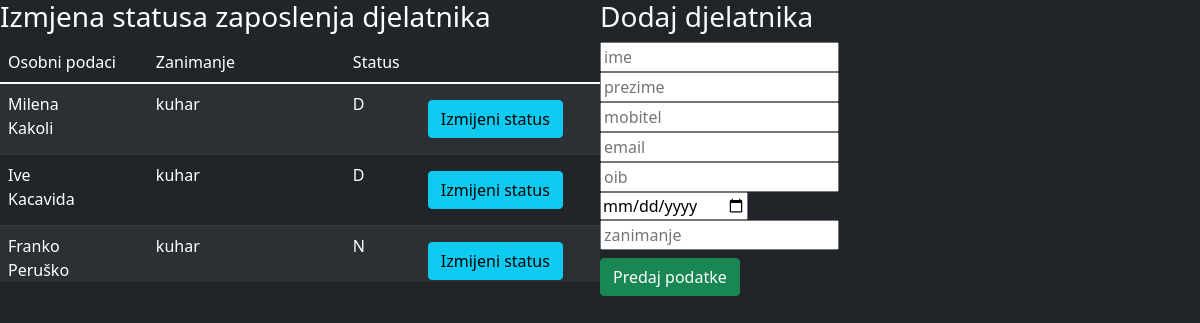
The app's page /webaplikacija/poslovodja/djelatnik/poslovodja_djelatnici.php with its own data.
### tables this page shows
CREATE TABLE djelatnik (
	id INTEGER PRIMARY KEY AUTO_INCREMENT,
    id_osoba INTEGER NOT NULL,
    oib CHAR(11) NOT NULL,
    datum_rodenja DATE NOT NULL,
    datum_zaposlenja DATETIME NOT NULL DEFAULT CURRENT_TIMESTAMP,
    id_zanimanje INTEGER NOT NULL,
    zaposlen CHAR(1) NOT NULL DEFAULT "D",
    CHECK (zaposlen IN("D", "N")),
    FOREIGN KEY (id_osoba) REFERENCES osoba (id),
    FOREIGN KEY (id_zanimanje) REFERENCES zanimanje (id),
    CONSTRAINT id_osoba_unique UNIQUE (id_osoba),
    CONSTRAINT oib_unique UNIQUE (oib)
);

CREATE TABLE osoba (
	id INTEGER PRIMARY KEY AUTO_INCREMENT,
    ime VARCHAR(50) NOT NULL,
    prezime VARCHAR(50) NOT NULL,
    broj_mob VARCHAR(10),
    email VARCHAR(30)
);

CREATE TABLE zanimanje (
	id INTEGER PRIMARY KEY AUTO_INCREMENT,
    naziv VARCHAR(50) NOT NULL,
    placa_hrk DECIMAL(10, 2) DEFAULT 3750.00,
    CHECK (placa_hrk >= 3750.00)
);

### webaplikacija/poslovodja/djelatnik/p_djelatnikad.php (the view, shortened to what this page needs)
<?php
        echo " <section  style='width:50%; float:left;'>
        <h3 style='color:#FFF;'>Izmjena statusa zaposlenja djelatnika</h3>
         <section  style='overflow-y:scroll; overflow-x:hidden;  height:240px;'>
        <table class='table table-dark table-striped'><thead>
        <tr>
            <td>Osobni podaci</td>
            <td>Zanimanje</td>
            <td>Status</td>
        </tr>
        </thead>
        <tbody style=''>";
        $djelatnici = mysqli_query($con, "SELECT djelatnik.id,osoba.ime,osoba.prezime,zanimanje.naziv,djelatnik.zaposlen FROM djelatnik JOIN osoba ON djelatnik.id_osoba=osoba.id JOIN zanimanje ON zanimanje.id=djelatnik.id_zanimanje;");
        while ($djelatnik = mysqli_fetch_assoc($djelatnici)) {
            echo "<tr>
                <td>".$djelatnik['ime']."<br>".$djelatnik['prezime']."</td>
                <td>".$djelatnik['naziv']."</td>
                <td>".$djelatnik['zaposlen']."</td>
                <td><a class='my-2 btn btn-info' href='p_izmjenadjel.php?did=".$djelatnik['id']."&operacija=".$djelatnik['zaposlen']."'>Izmijeni status</a></td>
                </tr>";
            }
            echo "
            </tbody>
            </table></section></section>";?>

### records on screen
djelatnik: id_osoba.ime "Milena", id_osoba.prezime "Kakoli", id_zanimanje.naziv "kuhar", zaposlen "D"
djelatnik: id_osoba.ime "Ive", id_osoba.prezime "Kacavida", id_zanimanje.naziv "kuhar", zaposlen "D"
djelatnik: id_osoba.ime "Franko", id_osoba.prezime "Peruško", id_zanimanje.naziv "kuhar", zaposlen "N"
